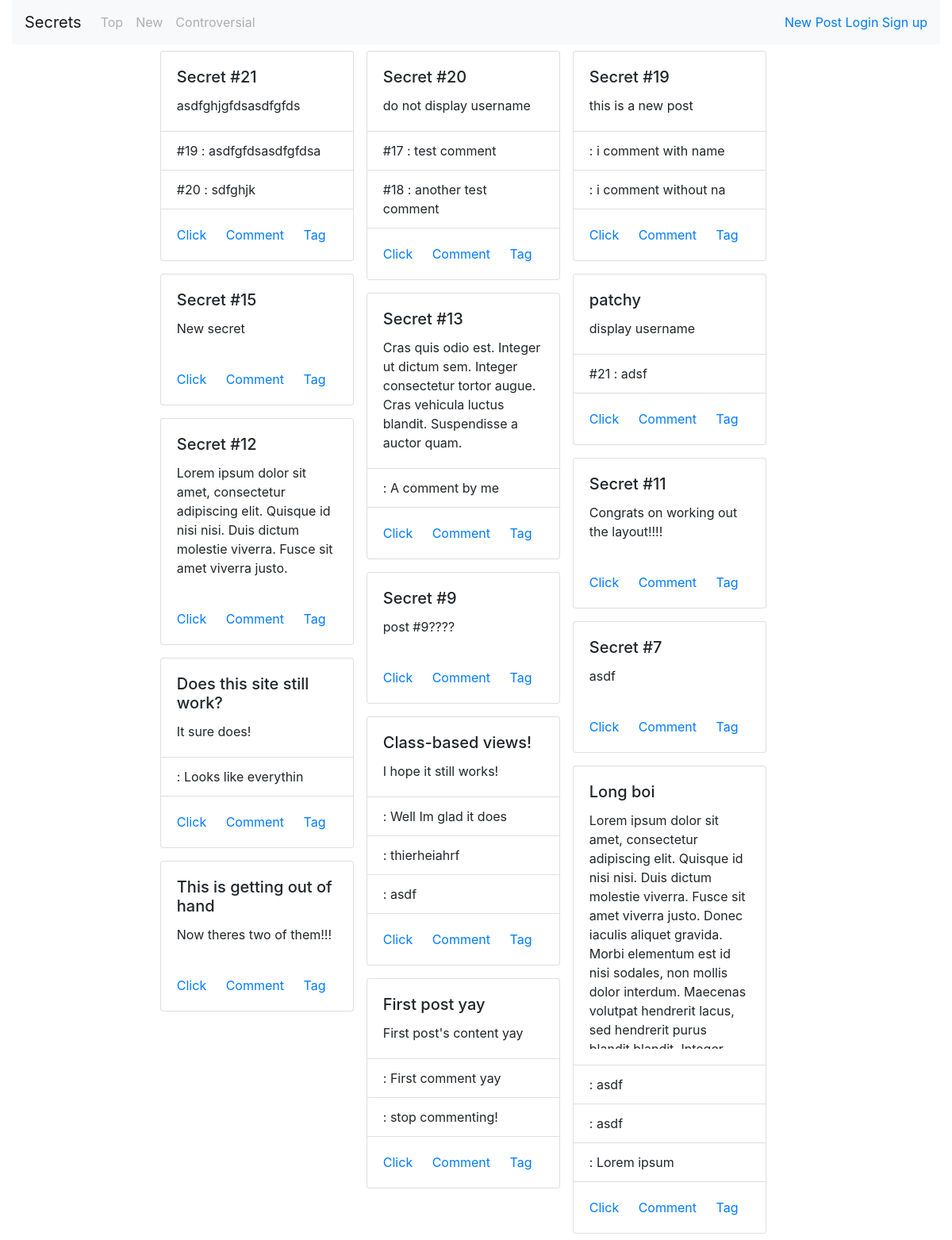
The app's page /forum/ with its own data.
### forum/models.py (models this page shows, shortened)
class Post(models.Model):
    title = models.CharField(max_length=50, default='Untitled')
    author = models.ForeignKey(User, on_delete=models.CASCADE)
    date = models.DateTimeField(default = timezone.now)
    content = models.TextField(default="Whoa such empty")

class Comments(models.Model):
    author = models.ForeignKey(User, on_delete=models.CASCADE)
    display_name = models.CharField(max_length=50, default='')
    date = models.DateTimeField(default=timezone.now)
    content = models.TextField(default='')
    post = models.ForeignKey(Post, on_delete=models.CASCADE)
    parent_comment = models.ForeignKey('self', on_delete=models.CASCADE, null=True, blank=True)
    def __str__(self):
        return self.display_name + ' : ' + str(self.content)[:20]

### forum/views.py (the view)
# urls.py: path('', views.IndexView.as_view(), name = 'index'),
class IndexView(View):
    template_name = "forum/index.html"
    def get(self, request):
        user = request.user
        context = {
            'user':user,
            'latest_post_list': self.index_post,
        }
        return render(request, self.template_name, context)

### ui/templates/forum/index.html (shortened to what this page needs)
{% load static %}
{% load widget_tweaks %}
<!DOCTYPE html>
<html lang="en">
<head>
  <link rel="stylesheet" href="{% static "bootstrap.min.css" %}">
  <link rel="stylesheet" href="{% static "base.css" %}">
</head>
<body>
  <div class="container-fluid">
    <nav class="navbar navbar-expand-lg navbar-light bg-light">
      <a class="navbar-brand" href="{% url 'forum:index' %}">Secrets</a>
      <div class="collapse navbar-collapse" id="navbarSupportedContent">
        <ul class="navbar-nav mr-auto">
          <li class="nav-item">
            <a class="nav-link disabled" href="#">Top</a>
          </li>
          <li class="nav-item">
            <a class="nav-link disabled" href="#">New</a>
          </li>
          <li class="nav-item">
            <a class="nav-link disabled" href="#">Controversial</a>
          </li>
        </ul>
        <div class="user-auth-container">
          <a href="{% url 'forum:new'%}">New Post</a>
          {% if user.is_authenticated %}
          {{ user.username }}
          <a href="{% url 'forum:logout'%}">Log out</a>
          {% else %}
          <a href="{% url 'forum:login'%}">Login</a>
          <a href="{% url 'forum:sign_up'%}">Sign up</a>
          {% endif %}
        </div>
      </div>
    </nav>
    <div class="container-fluid" style="width: 72%">
      <div class="grid" data-masonry='{ "itemSelector": ".grid-item", "columnWidth": 1 }'>
        {% for post in latest_post_list %}
        <div class="card my-2 mx-2 grid-item" style="width: 30%;">
          <div class="card-body" id="{{ post.id }}">
            <h5 class="card-title">{{ post.title }}</h5>
            <p class="card-text" style="max-height: 300px; overflow: scroll;">{{ post.content }}</p>
          </div>
          <ul class="list-group list-group-flush">
            {% for comment_snippet in post.comment_snaps %}
            <li class="list-group-item">{{comment_snippet}}</li>
            {% endfor %}
          </ul>
          <div class="card-body">
            <a href="#" class="card-link">Click</a>
            <a href="#" class="card-link">Comment</a>
            <a href="#" class="card-link">Tag</a>
          </div>
        </div>
        {% endfor %}
      </div>
    </div>
</body>
</html>

### records on screen
Post: title "Secret #21", content "asdfghjgfdsasdfgfds"
Comments: display_name+content "#19 : asdfgfdsasdfgfdsa"
Comments: display_name+content "#20 : sdfghjk"
Post: title "Secret #20", content "do not display username"
Comments: display_name+content "#17 : test comment"
Comments: display_name+content "#18 : another test comment"
Post: title "Secret #19", content "this is a new post"
Comments: display_name+content ": i comment with name"
Comments: display_name+content ": i comment without na"
Post: title "Secret #15", content "New secret"
Post: title "patchy", content "display username"
Comments: display_name+content "#21 : adsf"
Post: title "Secret #13", content "Cras quis odio est. Integer ut dictum sem. Integer consectetur tortor augue. Cras vehicula luctus blandit. Suspendisse a auctor quam."
Comments: display_name+content ": A comment by me"
Post: title "Secret #12", content "Lorem ipsum dolor sit amet, consectetur adipiscing elit. Quisque id nisi nisi. Duis dictum molestie viverra. Fusce sit amet viverra justo."
Post: title "Secret #11", content "Congrats on working out the layout!!!!"
Post: title "Secret #9", content "post #9????"
Post: title "Secret #7", content "asdf"
Post: title "Does this site still work?", content "It sure does!"
Comments: display_name+content ": Looks like everythin"
Post: title "Class-based views!", content "I hope it still works!"
Comments: display_name+content ": Well Im glad it does"
Comments: display_name+content ": thierheiahrf"
Comments: display_name+content ": asdf"
Post: title "Long boi", content "Lorem ipsum dolor sit amet, consectetur adipiscing elit. Quisque id nisi nisi. Duis dictum molestie viverra. Fusce sit amet viverra justo. Donec iaculis aliquet gravida. Morbi elementum est id nisi sodales, non mollis dolor interdum. Maecenas volutpat hendrerit lacus, sed hendrerit purus…"
Comments: display_name+content ": asdf"
Comments: display_name+content ": asdf"
Comments: display_name+content ": Lorem ipsum"
Post: title "This is getting out of hand", content "Now theres two of them!!!"
Post: title "First post yay", content "First post's content yay"
Comments: display_name+content ": First comment yay"
Comments: display_name+content ": stop commenting!"
